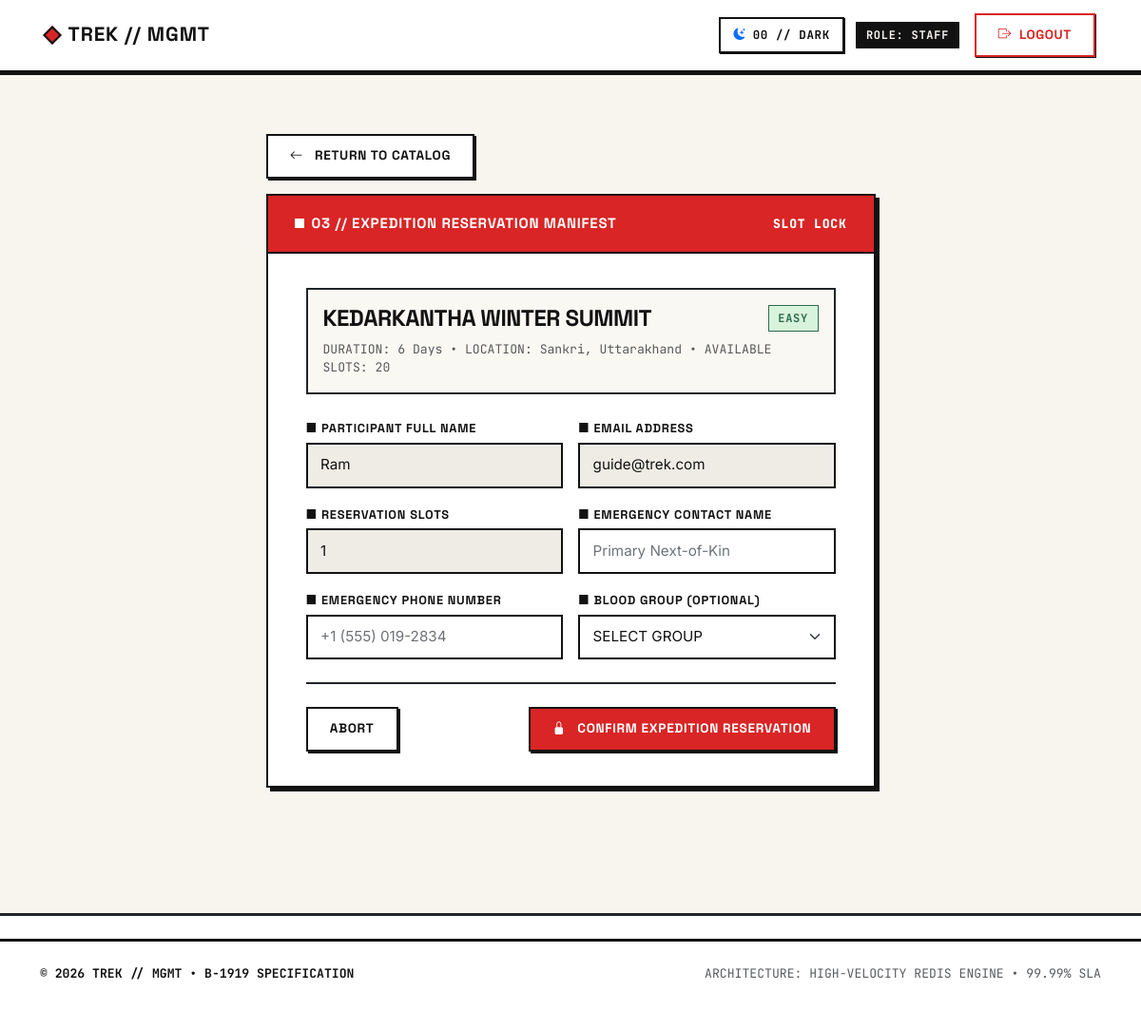
Before: /book-trek/3 (signed in) with the older database file.
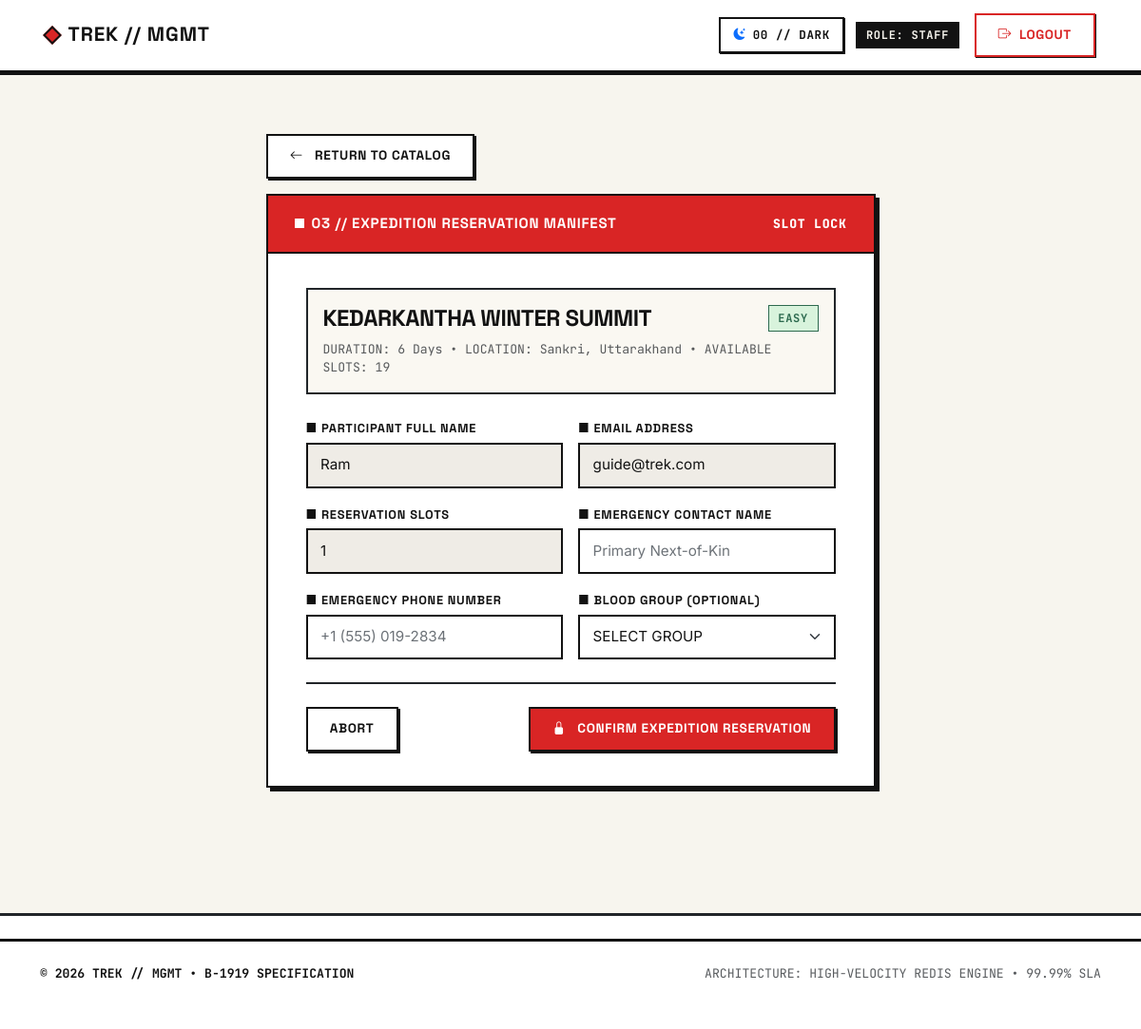
After: the same page with the newer database file.
### models.py (models this page shows)
class trek(db.Model):
    id = db.Column(
        db.Integer,
        primary_key=True
    )
    name = db.Column(
        db.String(200),
        nullable=False
    )
    location = db.Column(
        db.String(200),
        nullable=True
    )
    difficulty = db.Column(
        db.String(200),
        nullable=False,
    )
    duration = db.Column(
        db.String(200),
    )
    available_slots = db.Column(
        db.Integer
    )
    assigned_staff_id = db.Column(
        db.Integer,
        db.ForeignKey('user.id'),
        nullable=True
    )
    assigned_staff = db.relationship(
        'User',
        foreign_keys=[assigned_staff_id],
        backref='assigned_treks'
    )
    status = db.Column(
        db.String(200)
    )
    bookings = db.relationship(
        'Booking',
        backref='trek'
    )

### app.py (the view, shortened to what this page needs)
@app.route('/book-trek/<trek_id>', methods=['GET', 'POST'])
@limiter.limit("10 per minute")
def book_trek(trek_id):
    if 'user_id' not in session:
        return redirect('/login')
    current_trek = trek.query.get_or_404(trek_id)
    user_id = session.get('user_id')
    current_user = User.query.get_or_404(user_id)
    if current_trek.status in ['Closed', 'Completed']:
        flash("This expedition is closed for booking.")
        return redirect('/trekker-dashboard')
    if current_trek.available_slots <= 0:
        flash("All slots for this expedition are completely booked.")
        return redirect('/trekker-dashboard')
    return render_template('book_trek.html', trek=current_trek, current_user=current_user)

### app.py (called while the page is built)
@app.after_request
def set_enterprise_security_headers(response):
    response.headers['X-Frame-Options'] = 'DENY'
    response.headers['X-Content-Type-Options'] = 'nosniff'
    response.headers['Referrer-Policy'] = 'strict-origin-when-cross-origin'
    response.headers['Permissions-Policy'] = 'camera=(), microphone=(), geolocation=()'
    response.headers['Strict-Transport-Security'] = 'max-age=31536000; includeSubDomains; preload'
    response.headers['Content-Security-Policy'] = (
        "default-src 'self'; "
        "font-src 'self' https://fonts.gstatic.com https://cdn.jsdelivr.net data:; "
        "style-src 'self' 'unsafe-inline' https://fonts.googleapis.com https://cdn.jsdelivr.net; "
        "script-src 'self' 'unsafe-inline' https://cdn.jsdelivr.net; "
        "img-src 'self' data: https:; "
        "frame-ancestors 'none';"
    )
    return response

### templates/book_trek.html (shortened to what the changed rows need)
{% extends 'base.html' %}
{% block content %}
<div class="row justify-content-center mt-4 mb-5">
    <div class="col-md-8 col-lg-7">
        <div class="card bh-card border-3 border-dark" style="box-shadow: 6px 6px 0px #121212;">
            <div class="card-body p-4 p-md-5">
                <div class="p-3 mb-4 border border-2 border-dark" style="background-color: #FAF8F2;">
                    <div class="d-flex justify-content-between align-items-center mb-2">
                        <h4 class="fw-bold mb-0">{{ trek.name if trek else 'Expedition Booking' }}</h4>
                        {% if trek.difficulty == 'Easy' %}
                        <span class="bh-badge badge-easy">EASY</span>
                        {% elif trek.difficulty == 'Moderate' %}
                        <span class="bh-badge badge-moderate">MODERATE</span>
                        {% else %}
                        <span class="bh-badge badge-hard">HARD</span>
                        {% endif %}
                    </div>
                    <div class="font-mono small text-muted">
                        DURATION: {{ trek.duration }} • LOCATION: {{ trek.location or 'Alpine Region' }} • AVAILABLE SLOTS: {{ trek.available_slots }}
                    </div>
                </div>
            </div>
        </div>
    </div>
</div>
{% endblock %}

Changed rows visible on the page:
changed trek "KEDARKANTHA WINTER SUMMIT": available_slots "20" → "19"
